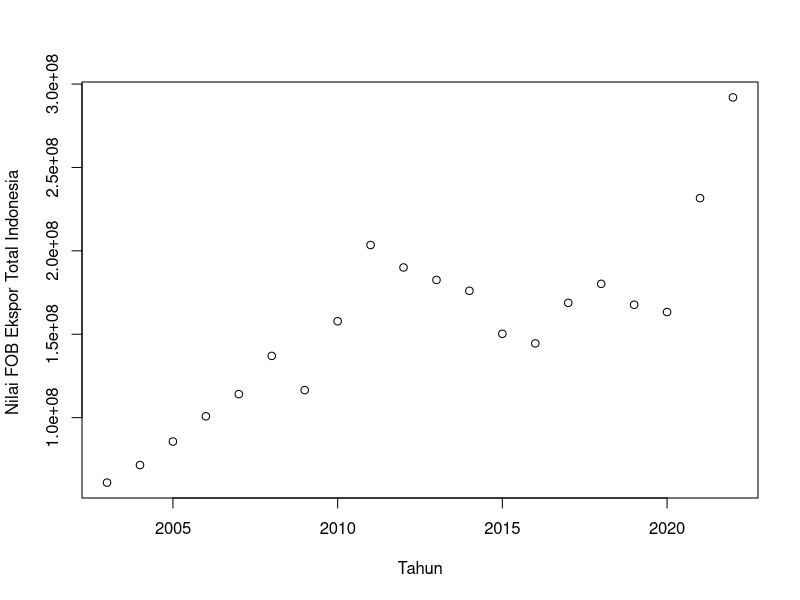
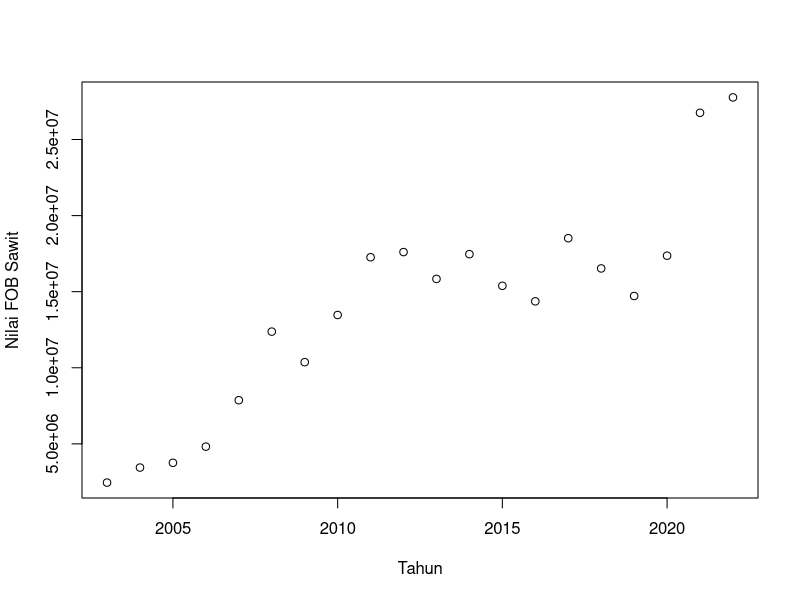
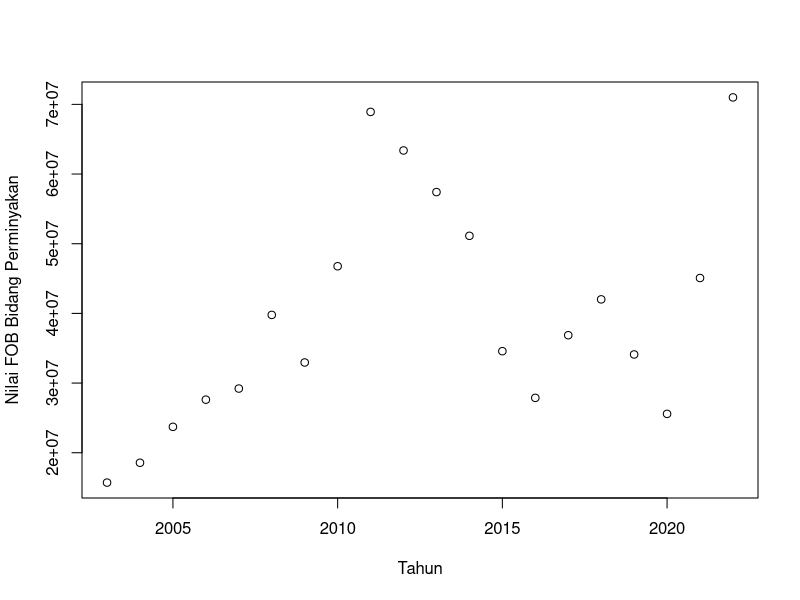
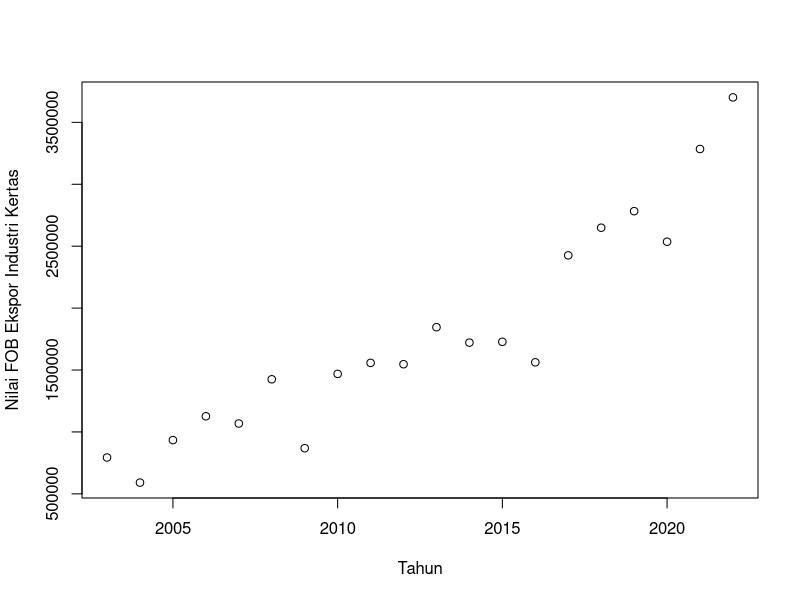
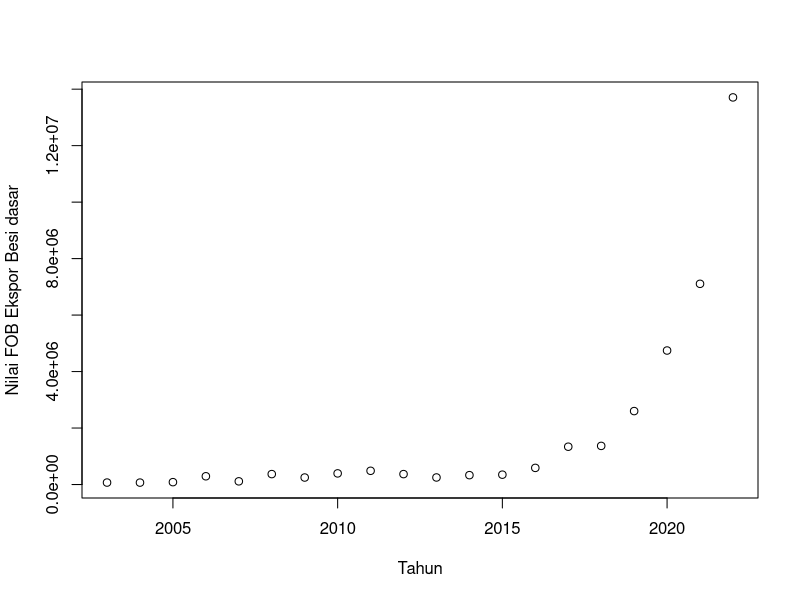
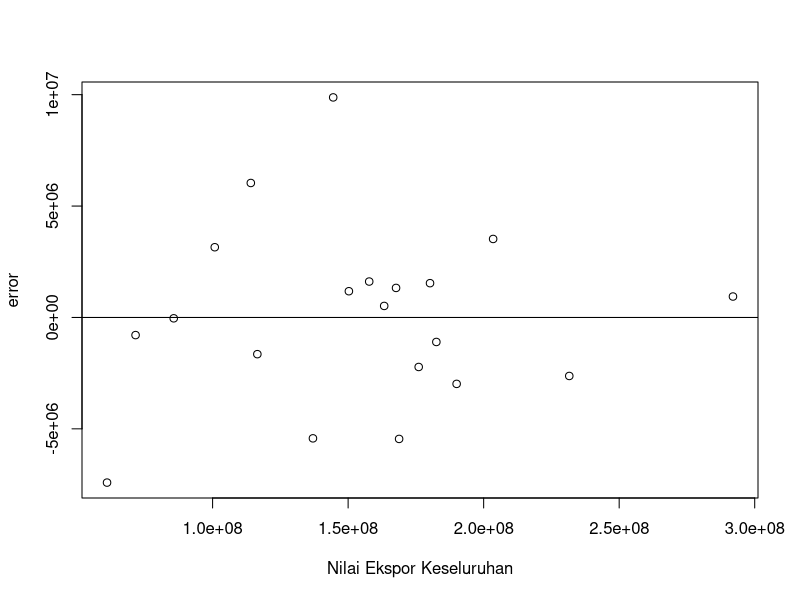
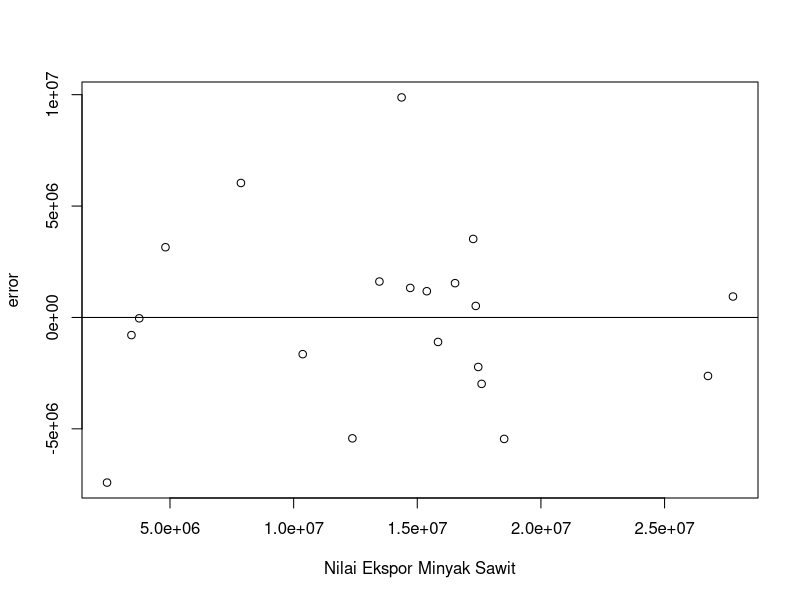
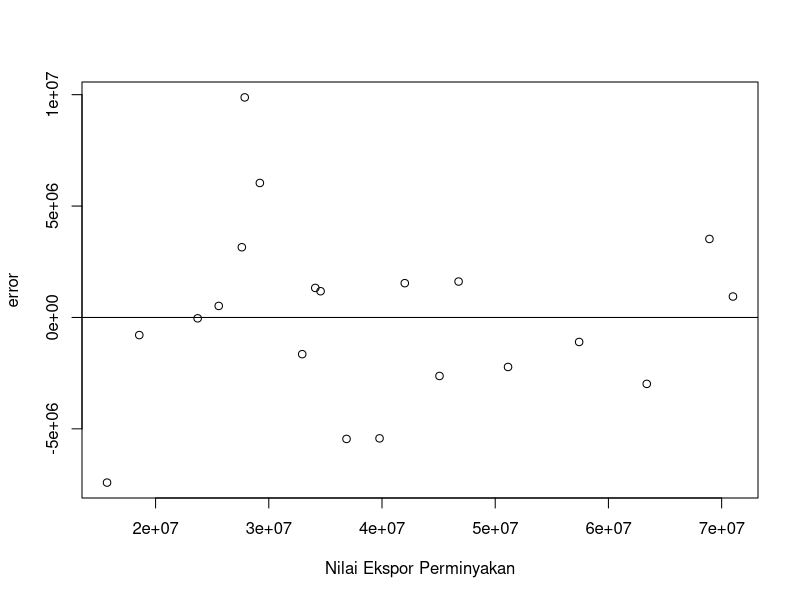

The R source for these figures, in order:
## ---- chunk 1
#| warning: false
#| echo: true
setwd("D:/METOPEL UAS/ILA METOPEL")
library(readxl)
library(tidyverse)
library(kableExtra)
## ---- chunk 2
#impor dataset
read_excel("industri.xlsx")
dat <- read_excel("industri.xlsx")
kbl(dat) %>%
  kable_styling(bootstrap_options = c("striped", "hover", "condensed", "responsive"))
reg1<-lm(ekspor~sawit+bbm+kertas+besi,data=dat)
## ---- chunk 3
plot(dat$tahun,dat$ekspor,xlab="Tahun",ylab="Nilai FOB Ekspor Total Indonesia ")
## ---- chunk 4
plot(dat$tahun,dat$sawit,xlab="Tahun",ylab="Nilai FOB Sawit")
## ---- chunk 5
plot(dat$tahun,dat$bbm,xlab="Tahun",ylab="Nilai FOB Bidang Perminyakan")
## ---- chunk 6
plot(dat$tahun,dat$kertas,xlab="Tahun",ylab="Nilai FOB Ekspor Industri Kertas")
## ---- chunk 7
plot(dat$tahun,dat$besi,xlab="Tahun",ylab="Nilai FOB Ekspor Besi dasar")
## ---- chunk 8
dat$m<-resid(reg1)
plot(dat$ekspor,dat$m,xlab="Nilai Ekspor Keseluruhan",ylab="error")
abline(h=0) # membuat garis horizontal di y=0
## ---- chunk 9
dat$m<-resid(reg1)
plot(dat$sawit,dat$m,xlab="Nilai Ekspor Minyak Sawit",ylab="error")
abline(h=0) # membuat garis horizontal di y=0
## ---- chunk 10
dat$m<-resid(reg1)
plot(dat$bbm,dat$m,xlab="Nilai Ekspor Perminyakan",ylab="error")
abline(h=0) # membuat garis horizontal di y=0
## ---- chunk 11
dat$m<-resid(reg1)
plot(dat$kertas,dat$m,xlab="Nilai Ekspor Industri Kertas",ylab="error")
abline(h=0) # membuat garis horizontal di y=0
## ---- chunk 12
dat$m<-resid(reg1)
plot(dat$besi,dat$m,xlab="Nilai Ekspor Industri Besi Dasar",ylab="error")
abline(h=0) # membuat garis horizontal di y=0
## ---- chunk 13
summary(reg1)
